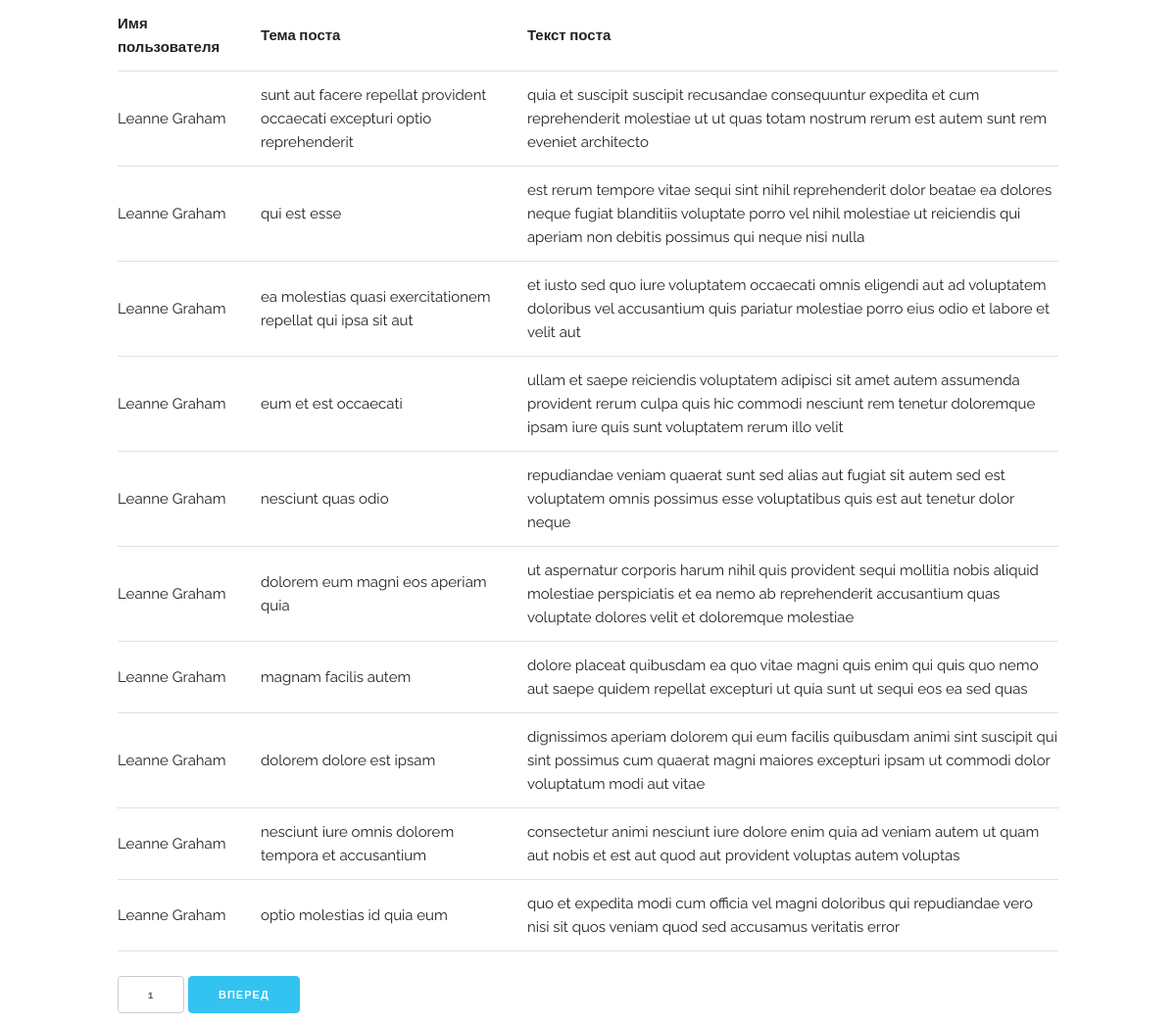
The page /posts_list/ on the database its author committed.
### blog/models.py (models this page shows, shortened)
class Post(models.Model):
    title = models.CharField(max_length=100, verbose_name='заголовок')
    body = models.TextField(verbose_name='текст')
    userId = models.ForeignKey(User, related_name='posts', on_delete=models.CASCADE, verbose_name='пользователь')

class User(models.Model):
    name = models.CharField(max_length=100, verbose_name='имя')
    username = models.CharField(max_length=100, verbose_name='имя пользователя')
    email = models.EmailField(max_length=100, verbose_name='электронная почта')
    address = models.ForeignKey(Address, related_name='user', on_delete=models.CASCADE, verbose_name='адрес')
    phone = models.CharField(max_length=100, verbose_name='телефон')
    website = models.URLField(verbose_name='сайт')
    company = models.ForeignKey(Company, related_name='user', on_delete=models.CASCADE, verbose_name='компания')
    def __str__(self):
        return self.name

### blog/views.py (the view)
# urls.py: path('posts_list/', posts_list, name='posts_list'),
def posts_list(request):
    page_number = int(request.GET.get('page', 1))
    paginator = Paginator(Post.objects.all(), 10)
    page = paginator.get_page(page_number)
    context = {
        'posts_list': page,
        'page': page
    }
    return render(request, 'blog/index.html', context)

### blog/templates/blog/index.html (shortened to what this page needs)
{% load static %}
<!DOCTYPE html>
<html lang="en">
<head>
    <link rel="stylesheet" href="{% static "css/normalize.css" %}">
    <link rel="stylesheet" href="{% static "css/skeleton.css" %}">
</head>
<body>
<div class="container">
    <div class="row">
        <table class="u-full-width">
            <thead>
            <tr>
                <th scope="col">Имя пользователя</th>
                <th scope="col">Тема поста</th>
                <th scope="col">Текст поста</th>
            </tr>
            </thead>
            <tbody>
            {% for post in posts_list %}
                <tr>
                    <td>{{ post.userId }}</td>
                    <td>{{ post.title }}</td>
                    <td>{{ post.body }}</td>
                </tr>
            {% endfor %}
            </tbody>
        </table>
            <a class="button disabled" href="">{{ page.number }}</a>
        {% if page.has_next %}
            <a class="button button-primary" href="?page={{ page.next_page_number }}">Вперед</a>
        {% endif %}
    </div>
</div>
</body>
</html>

### assets/css/skeleton.css (style rules this page uses)
.container { position: relative; width: 100%; max-width: 960px; margin: 0 auto; padding: 0 20px; box-sizing: border-box; }
@media (min-width: 400px) { .container { width: 85%; padding: 0; } }
@media (min-width: 550px) { .container { width: 80%; } }
html { font-size: 62.5%; }
body { font-size: 1.5em; line-height: 1.6; font-weight: 400; font-family: "Raleway", "HelveticaNeue", "Helvetica Neue", Helvetica, Arial, sans-serif; color: #222; }
a { color: #1EAEDB; }
.button, button, input[type="submit"], input[type="reset"], input[type="button"] { display: inline-block; height: 38px; padding: 0 30px; color: #555; text-align: center; font-size: 11px; font-weight: 600; line-height: 38px; letter-spacing: .1rem; text-transform: uppercase; text-decoration: none; white-space: nowrap; background-color: transparent; border-radius: 4px; border: 1px solid #bbb; cursor: pointer; box-sizing: border-box; }
.button.button-primary, button.button-primary, input[type="submit"].button-primary, input[type="reset"].button-primary, input[type="button"].button-primary { color: #FFF; background-color: #33C3F0; border-color: #33C3F0; }
th, td { padding: 12px 15px; text-align: left; border-bottom: 1px solid #E1E1E1; }
th:first-child, td:first-child { padding-left: 0; }
th:last-child, td:last-child { padding-right: 0; }
button, .button { margin-bottom: 1rem; }
pre, blockquote, dl, figure, table, p, ul, ol, form { margin-bottom: 2.5rem; }
.u-full-width { width: 100%; box-sizing: border-box; }
.container:after, .row:after, .u-cf { content: ""; display: table; clear: both; }
.disabled { pointer-events: none; cursor: default; border-color: #ccc; text-shadow: none; }

### rows shown on the page
Post: userId "Leanne Graham", title "sunt aut facere repellat provident occaecati excepturi optio reprehenderit", body "quia et suscipit suscipit recusandae consequuntur expedita et cum reprehenderit molestiae ut ut quas totam nostrum rerum est autem sunt rem eveniet architecto"
Post: userId "Leanne Graham", title "qui est esse", body "est rerum tempore vitae sequi sint nihil reprehenderit dolor beatae ea dolores neque fugiat blanditiis voluptate porro vel nihil molestiae ut reiciendis qui aperiam non debitis possimus qui neque nisi nulla"
Post: userId "Leanne Graham", title "ea molestias quasi exercitationem repellat qui ipsa sit aut", body "et iusto sed quo iure voluptatem occaecati omnis eligendi aut ad voluptatem doloribus vel accusantium quis pariatur molestiae porro eius odio et labore et velit aut"
Post: userId "Leanne Graham", title "eum et est occaecati", body "ullam et saepe reiciendis voluptatem adipisci sit amet autem assumenda provident rerum culpa quis hic commodi nesciunt rem tenetur doloremque ipsam iure quis sunt voluptatem rerum illo velit"
Post: userId "Leanne Graham", title "nesciunt quas odio", body "repudiandae veniam quaerat sunt sed alias aut fugiat sit autem sed est voluptatem omnis possimus esse voluptatibus quis est aut tenetur dolor neque"
Post: userId "Leanne Graham", title "dolorem eum magni eos aperiam quia", body "ut aspernatur corporis harum nihil quis provident sequi mollitia nobis aliquid molestiae perspiciatis et ea nemo ab reprehenderit accusantium quas voluptate dolores velit et doloremque molestiae"
Post: userId "Leanne Graham", title "magnam facilis autem", body "dolore placeat quibusdam ea quo vitae magni quis enim qui quis quo nemo aut saepe quidem repellat excepturi ut quia sunt ut sequi eos ea sed quas"
Post: userId "Leanne Graham", title "dolorem dolore est ipsam", body "dignissimos aperiam dolorem qui eum facilis quibusdam animi sint suscipit qui sint possimus cum quaerat magni maiores excepturi ipsam ut commodi dolor voluptatum modi aut vitae"
Post: userId "Leanne Graham", title "nesciunt iure omnis dolorem tempora et accusantium", body "consectetur animi nesciunt iure dolore enim quia ad veniam autem ut quam aut nobis et est aut quod aut provident voluptas autem voluptas"
Post: userId "Leanne Graham", title "optio molestias id quia eum", body "quo et expedita modi cum officia vel magni doloribus qui repudiandae vero nisi sit quos veniam quod sed accusamus veritatis error"

### other values the page prints
{{ page.number }} "1"
